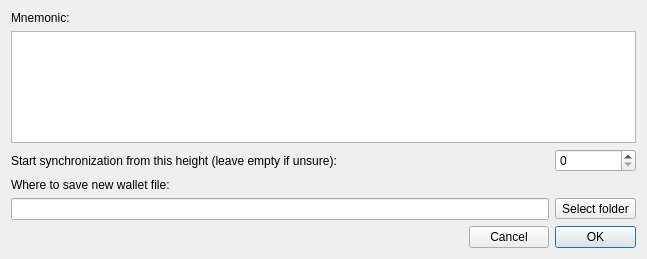
<?xml version="1.0" encoding="UTF-8"?>
<ui version="4.0">
 <class>RestoreFromMnemonicSeedDialog</class>
 <widget class="QDialog" name="RestoreFromMnemonicSeedDialog">
  <property name="geometry">
   <rect>
    <x>0</x>
    <y>0</y>
    <width>647</width>
    <height>259</height>
   </rect>
  </property>
  <property name="minimumSize">
   <size>
    <width>0</width>
    <height>130</height>
   </size>
  </property>
  <property name="windowTitle">
   <string>Restore from mnemonic seed</string>
  </property>
  <layout class="QGridLayout" name="gridLayout">
   <item row="0" column="0" colspan="2">
    <widget class="QLabel" name="label">
     <property name="text">
      <string>Mnemonic:</string>
     </property>
    </widget>
   </item>
   <item row="1" column="0" colspan="4">
    <widget class="QTextEdit" name="m_seedEdit">
     <property name="readOnly">
      <bool>false</bool>
     </property>
    </widget>
   </item>
   <item row="2" column="3">
    <widget class="QSpinBox" name="m_syncHeight">
     <property name="maximum">
      <number>999999999</number>
     </property>
    </widget>
   </item>
   <item row="4" column="3">
    <widget class="QToolButton" name="m_selectPathButton">
     <property name="text">
      <string>Select folder</string>
     </property>
    </widget>
   </item>
   <item row="5" column="0">
    <widget class="QLabel" name="m_errorLabel">
     <property name="text">
      <string/>
     </property>
    </widget>
   </item>
   <item row="5" column="1">
    <spacer name="horizontalSpacer">
     <property name="orientation">
      <enum>Qt::Horizontal</enum>
     </property>
     <property name="sizeHint" stdset="0">
      <size>
       <width>454</width>
       <height>20</height>
      </size>
     </property>
    </spacer>
   </item>
   <item row="5" column="2">
    <widget class="QPushButton" name="m_cancelButton">
     <property name="text">
      <string>Cancel</string>
     </property>
     <property name="autoDefault">
      <bool>false</bool>
     </property>
    </widget>
   </item>
   <item row="5" column="3">
    <widget class="QPushButton" name="m_okButton">
     <property name="text">
      <string>OK</string>
     </property>
     <property name="autoDefault">
      <bool>false</bool>
     </property>
     <property name="default">
      <bool>true</bool>
     </property>
    </widget>
   </item>
   <item row="4" column="0" colspan="3">
    <widget class="QLineEdit" name="m_pathEdit"/>
   </item>
   <item row="3" column="0" colspan="4">
    <widget class="QLabel" name="label_2">
     <property name="text">
      <string>Where to save new wallet file:</string>
     </property>
    </widget>
   </item>
   <item row="2" column="0" colspan="3">
    <widget class="QLabel" name="label_3">
     <property name="text">
      <string>Start synchronization from this height (leave empty if unsure):</string>
     </property>
    </widget>
   </item>
  </layout>
 </widget>
 <resources/>
 <connections>
  <connection>
   <sender>m_selectPathButton</sender>
   <signal>clicked()</signal>
   <receiver>RestoreFromMnemonicSeedDialog</receiver>
   <slot>selectPathClicked()</slot>
   <hints>
    <hint type="sourcelabel">
     <x>620</x>
     <y>54</y>
    </hint>
    <hint type="destinationlabel">
     <x>323</x>
     <y>65</y>
    </hint>
   </hints>
  </connection>
  <connection>
   <sender>m_okButton</sender>
   <signal>clicked()</signal>
   <receiver>RestoreFromMnemonicSeedDialog</receiver>
   <slot>onAccept()</slot>
   <hints>
    <hint type="sourcelabel">
     <x>594</x>
     <y>102</y>
    </hint>
    <hint type="destinationlabel">
     <x>323</x>
     <y>65</y>
    </hint>
   </hints>
  </connection>
  <connection>
   <sender>m_cancelButton</sender>
   <signal>clicked()</signal>
   <receiver>RestoreFromMnemonicSeedDialog</receiver>
   <slot>reject()</slot>
   <hints>
    <hint type="sourcelabel">
     <x>511</x>
     <y>102</y>
    </hint>
    <hint type="destinationlabel">
     <x>323</x>
     <y>65</y>
    </hint>
   </hints>
  </connection>
  <connection>
   <sender>m_seedEdit</sender>
   <signal>textChanged()</signal>
   <receiver>RestoreFromMnemonicSeedDialog</receiver>
   <slot>onTextChanged()</slot>
   <hints>
    <hint type="sourcelabel">
     <x>355</x>
     <y>38</y>
    </hint>
    <hint type="destinationlabel">
     <x>323</x>
     <y>69</y>
    </hint>
   </hints>
  </connection>
 </connections>
 <slots>
  <slot>selectPathClicked()</slot>
  <slot>onAccept()</slot>
  <slot>onTextChanged()</slot>
 </slots>
</ui>
